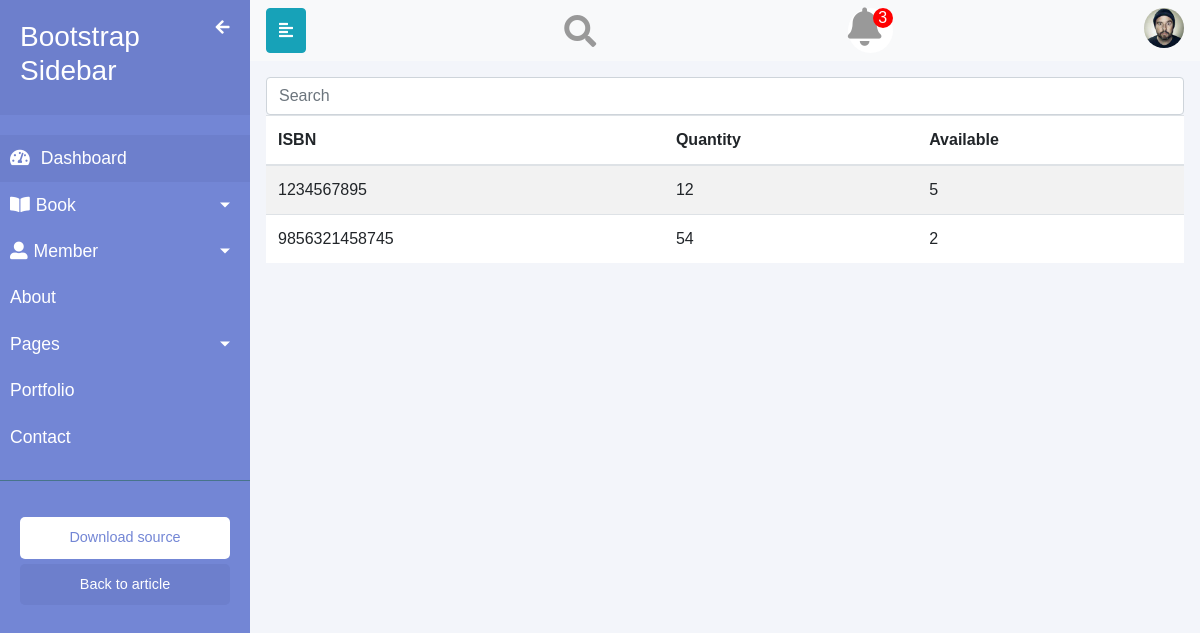
The page /books/ (signed in) on the database as committed earlier.
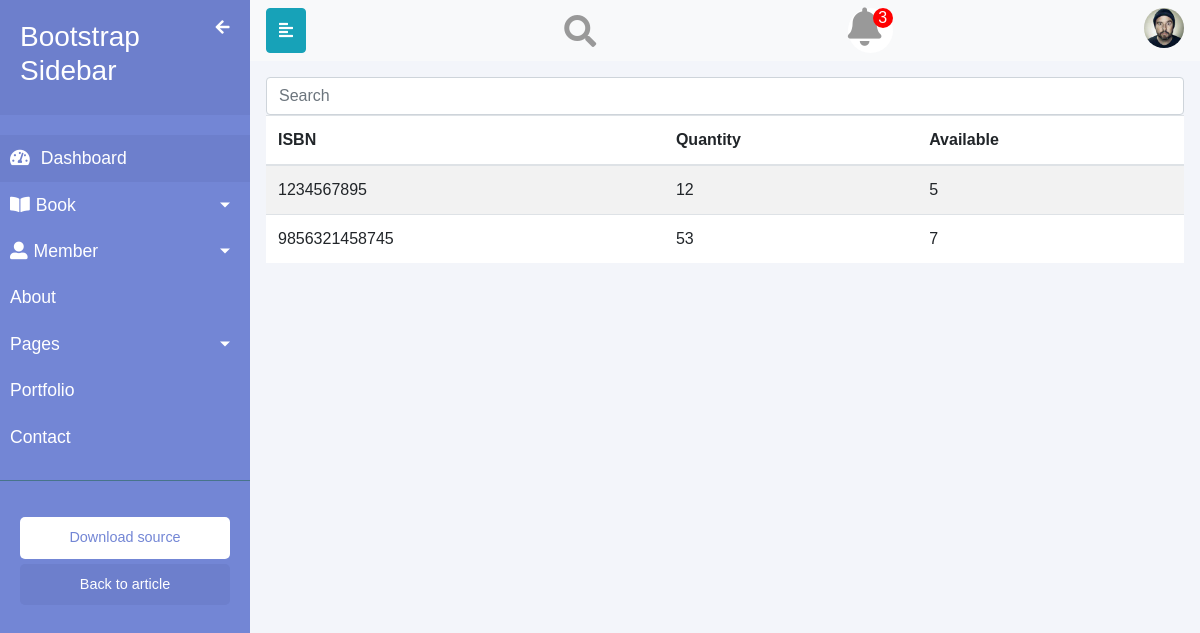
The same page on the database as committed later.
### LMS/models.py (models this page shows, shortened)
class ISBN(models.Model):
    isbn = models.PositiveIntegerField(primary_key=True)
    author = models.CharField(max_length=30)
    title = models.CharField(max_length=100)
    category = models.CharField(max_length=30)
    publisher = models.CharField(max_length=30)
    price = models.PositiveIntegerField()
    quantity = models.PositiveIntegerField(default=0)
    count_issued = models.PositiveIntegerField(default=0)

### LMS/views.py (the view)
# urls.py: path('books/',views.books,name='books'),
def books(request,filter='all'):
    user = auth.get_user(request)
    if not user.is_staff:
        return redirect_to_login(next=request.path)
    return render(request, 'book.html',context={'isbns':ISBN.objects.all()})

### LMS/templates/book.html (shortened to what this page needs)
{% extends 'base.html' %}
{% block content %}
    <input onkeyup="searchTable()" data-target="#allBook" type="text" class="form-control searchTable" style="width:100%"
                    placeholder="Search">
                <table id="table" class="table table-striped bg-white">
                    <thead>
                        <tr>
                            <th>ISBN
                            </th>
                            <th>Quantity
                            </th>
                            <th>
                                Available
                            </th>
                        </tr>
                    </thead>
                    <tbody id="allBook">
                    {% for isbn in isbns %}
                        <tr>
                            <td>{{ isbn.isbn }}</td>
                            <td>{{ isbn.quantity }}</td>
                            <td>{{ isbn.count_issued }}</td>
                        </tr>
                    {% endfor %}
                    </tbody>
                </table>
{% endblock %}

Rows that differ between the two databases and show on the page:
changed ISBN id 9856321458745: quantity "54" → "53"; count_issued "2" → "7"
